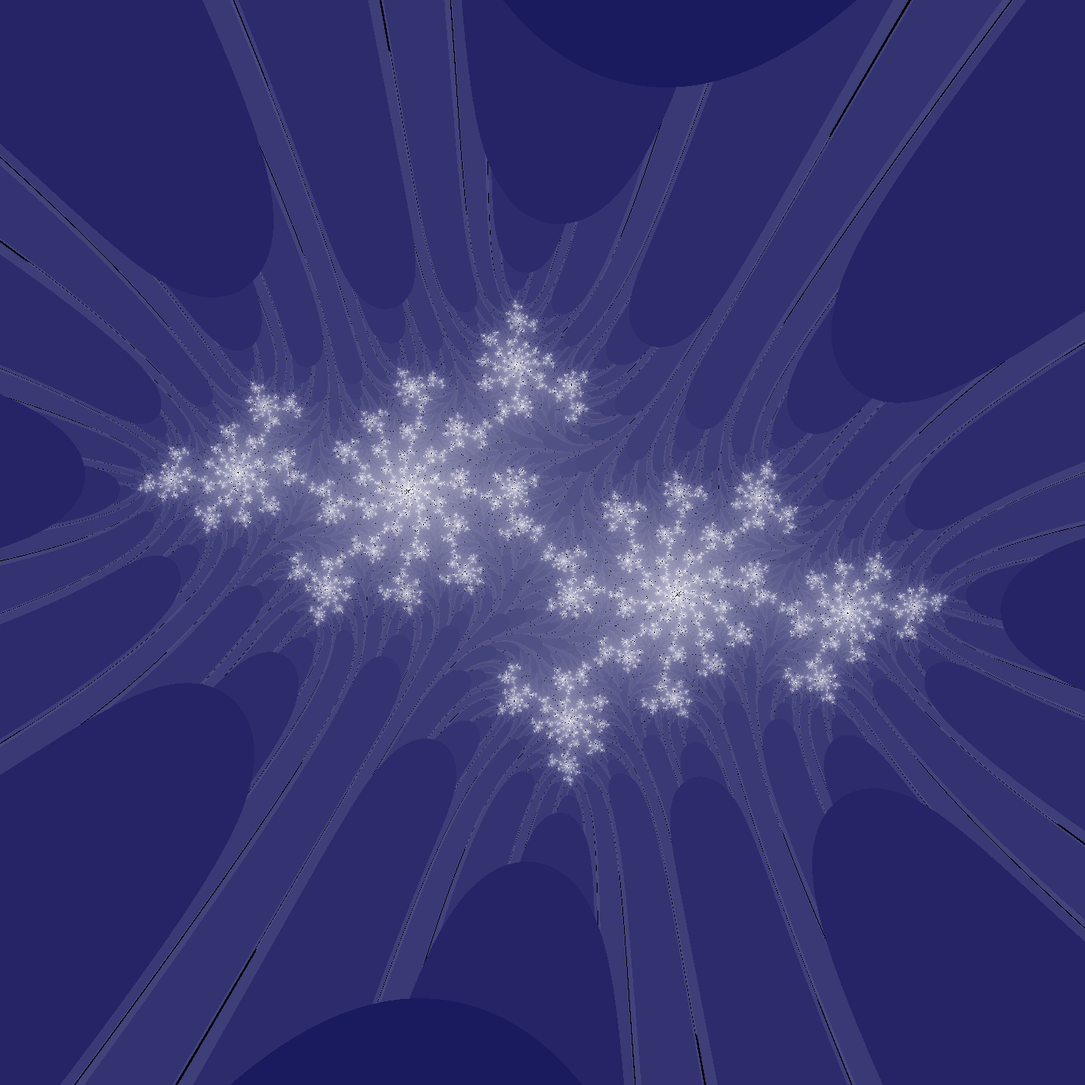
Frame 1 (no input)
Frame 2 (the mouse pressed at the canvas centre, redrawn once): identical to frame 1, image omitted

The p5.js sketch that drew this single still picture (run headless with seeded random() and noise() and a simulated clock; the mouse was pressed at the canvas centre and the sketch redrawn once):

// p5.js sketch
// ── sketch.js
var maxiteration=100;
var iteration=0;
var aa,bb,ca,cb;
var minSlider,maxSlider;


function setup() {
  createCanvas(1400, 1400);
  pixelDensity(1);
  minSlider = createSlider(0, 2, 0, 0.01);
  maxSlider = createSlider(0, 2, 0, 0.01);
}

function draw() {
  loadPixels();
  background(0);
  for(let y=0;y<height;y++){
    for(let x=0;x<width;x++){
      
      var a=map(x,0,width,-2,2);
      var b=map(y,0,height,-2,2);
      
      ca= -0.70176;
      cb= -0.3842;
      
      iteration=0;
      while(iteration<maxiteration){
        aa=a*a-b*b;
        bb=2*a*b;
        a=aa+ca;
        b=bb+cb;
        
        if(aa+bb>20){
          break;
        }
        
        iteration++;
      }
      var bright=map(iteration,0,maxiteration,0,1);
      bright_red_green=map(sqrt(bright),0,1,0,255);
      bright_blue=map(sqrt(bright),0,1,77,255);
      if(iteration==maxiteration){
         bright_red_green=0;
        bright_blue=0;
      }
         
      pix=(x+y*width)*4;
      pixels[pix+0]=bright_red_green;
      pixels[pix+1]=bright_red_green;
      pixels[pix+2]=bright_blue;
      pixels[pix+3]=255;
    }
  }
  
  updatePixels();
  noLoop();
}
